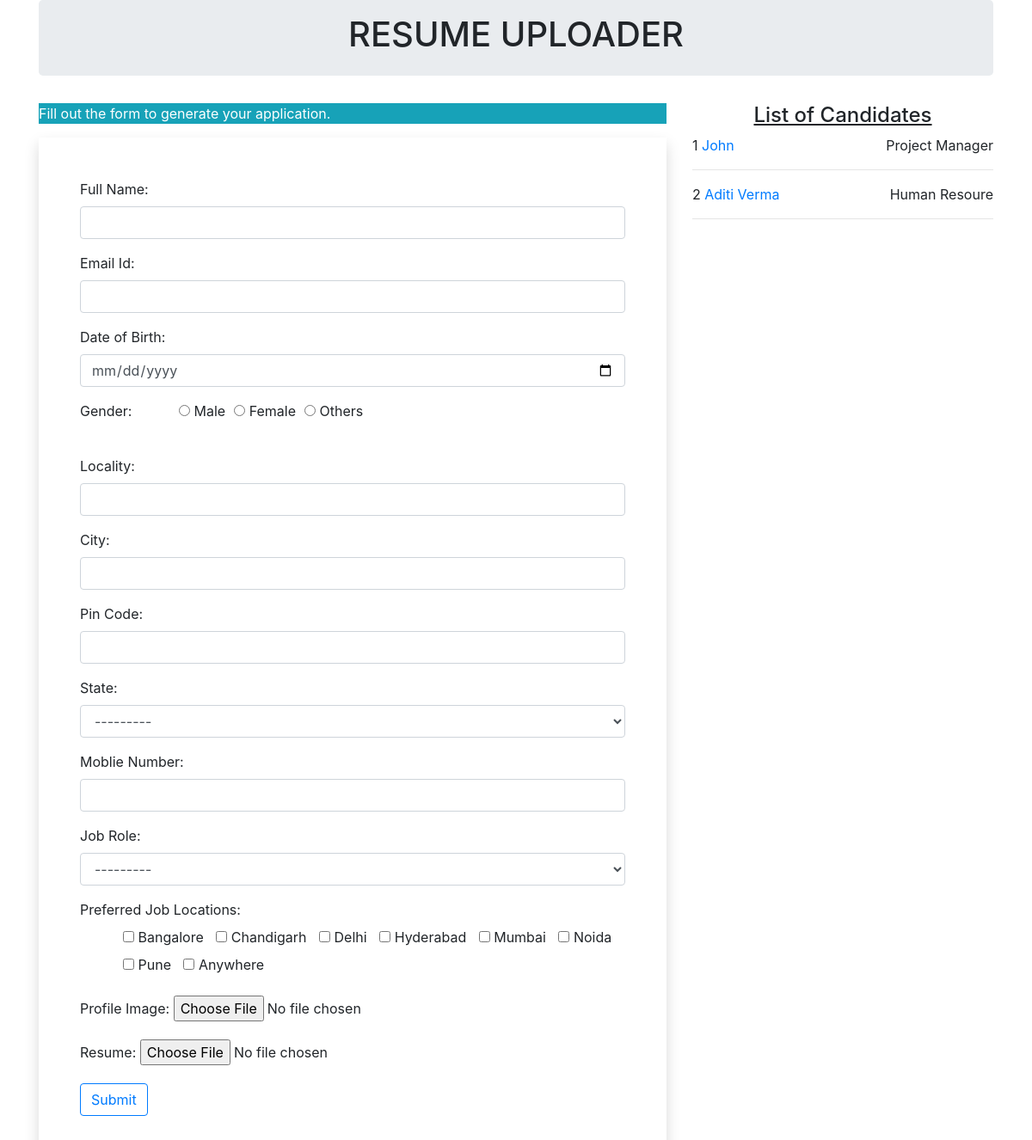
The page / on the database its author committed.
### resume/models.py (models this page shows)
class resume(models.Model):
    name=models.CharField(max_length=100)
    email=models.EmailField()
    dob=models.DateField(auto_now=False,auto_now_add=False) #will not automatically add date
    gender=models.CharField(max_length=20)
    locality=models.CharField(max_length=100)
    city=models.CharField(max_length=100)
    pin=models.PositiveIntegerField()
    state=models.CharField(choices=STATE_CHOICE,max_length=70)
    mobile=models.PositiveIntegerField()
    jobtype=models.CharField(choices=JOB_ROLE_CHOICE,max_length=70)
    jobcity=models.CharField(max_length=50)
    profile_image=models.ImageField(upload_to='profileimage',blank=True) #blank=True if somebody doesnt give image then it will also work
    doc=models.FileField(upload_to='doc',blank=True)

### resume/views.py (the view, shortened to what this page needs)
# urls.py: path('',views.HomeView.as_view(),name='index'), #as_view() is used because it is class based view
class HomeView(View):  #class based view
    def get(self,request):
        form=ResumeForm()
        candidates=resume.objects.all()
        return render(request,'resume/index.html',{'candidates':candidates,'form':form})

### templates/resume/index.html (shortened to what this page needs)
<!DOCTYPE html>
{% load static %}
<html lang="en">
<head>
    <link rel="stylesheet" href="https://cdn.jsdelivr.net/npm/bootstrap@4.3.1/dist/css/bootstrap.min.css">
    <link rel="stylesheet" href="{% static 'resume/css/style.css' %}">
</head>
<body>
    <div class="container mb-5">
        <div class="jumbotron p-3">
        <h1 class="text-center">RESUME UPLOADER</h1>
        </div>
        <div class="row">
            <div class="col-md-8">
                <p class="bg-info text-white">Fill out the form to generate your application.</p>
                <form action="" method="post" enctype="multipart/form-data" class="shadow p-5">
                    {% for fm in form %}
                    <div class="form-group mb-3">
                        {{fm.label_tag}} {{fm}} <small class="text-danger">{{fm.errors|striptags}}</small>
                    </div>
                    {% endfor %}
                    <input type="submit" value="Submit" class="btn btn-outline-primary">
                </form>
            </div>
            <div class="col-md-4">
                <h4 class="text-center"><u>List of Candidates</u></h4>
                {% for candidate in candidates %}
                {{forloop.counter}}
                <a href="{% url 'candidate' candidate.id %}">{{candidate.name}}</a>
                <div class="float-right">
                    {{candidate.jobtype}}
                </div>
                <hr>
                {% endfor %}
            </div>
        </div>
    </div>
</body>
</html>

### static/resume/css/style.css (style rules this page uses)
#id_gender { list-style-type: none; display: inline-flex; }
#id_gender>li { padding-left: 10px; }
#id_jobcity { list-style-type: none; }
#id_jobcity>li { padding-left: 10px; display: inline-flex; }

### rows shown on the page
resume: name "John", jobtype "Project Manager"
resume: name "Aditi Verma", jobtype "Human Resoure"

### other values the page prints
{{ fm.label_tag }} "Full Name:" "Email Id:" "Date of Birth:" "Gender:" "Locality:" "City:" "Pin Code:" "State:" "Moblie Number:" "Job Role:" "Preferred Job Locations:" "Profile Image:" "Resume:"
